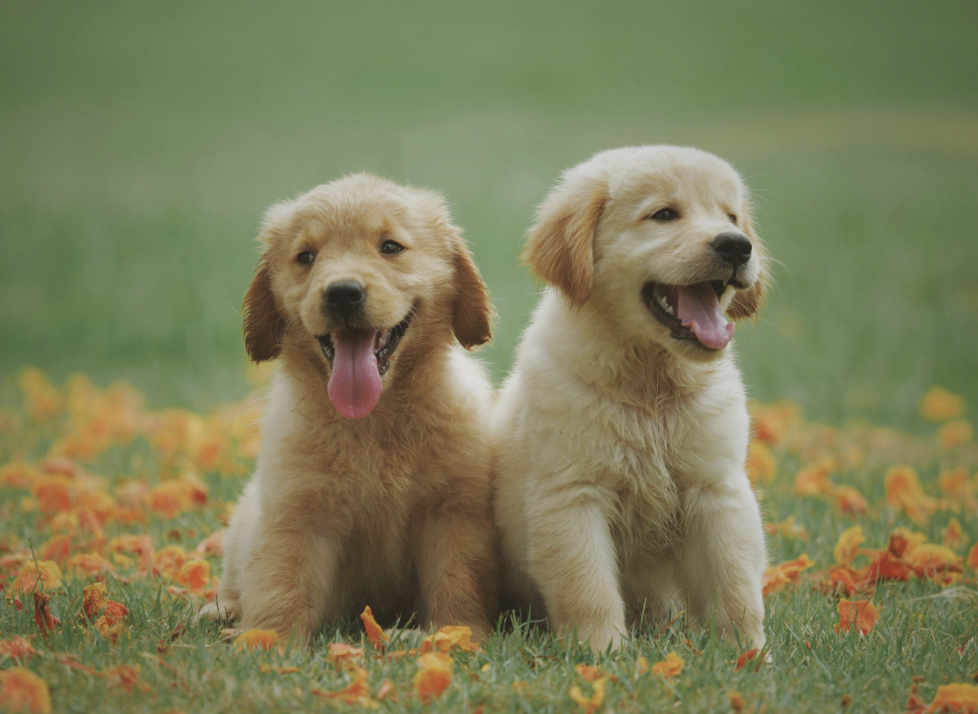
#> input picture 02_basics/data/dog1.png, 978 x 714 px
$ python 100_crop.py
#> lines starting #> are read from the running program, lines starting #| are printed output that depends on the picture
import os
import cv2

# read image
print("read image...")
image_path = os.path.join('.', 'data', 'dog1.png')
img = cv2.imread(image_path)
#> img is the input picture: shape (714, 978, 3); mean B, G, R 88.4, 125.5, 125.1

print(f"- image type : {type(img)}")
#| - image type : <class 'numpy.ndarray'>
print(f"- image type : {img.shape}")
#| - image type : (714, 978, 3)

# crop image
print("crop image...")
cropped_img = img[120:650, 150:800]  # img[ y: y + h, x: x + w ]
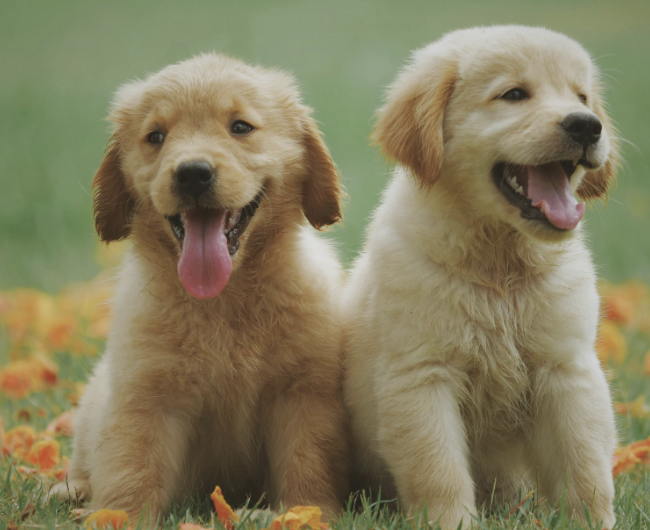
#> cropped_img: shape (530, 650, 3); mean B, G, R 94.2, 125.8, 132.7

# visualize image
print("visualize image...")
cv2.imshow('original', img)
cv2.imshow('cropped_img', cropped_img)

cv2.moveWindow('cropped_img', 400,400)

# waiting
print("- wait 2 sec")
cv2.waitKey(2000)   # waiting 2sec=2000ms
# cv2.waitKey(0)    # waiting unlimited..

cv2.destroyAllWindows()

$ run again, with 02_basics/data/dog2.png copied over 02_basics/data/dog1.png
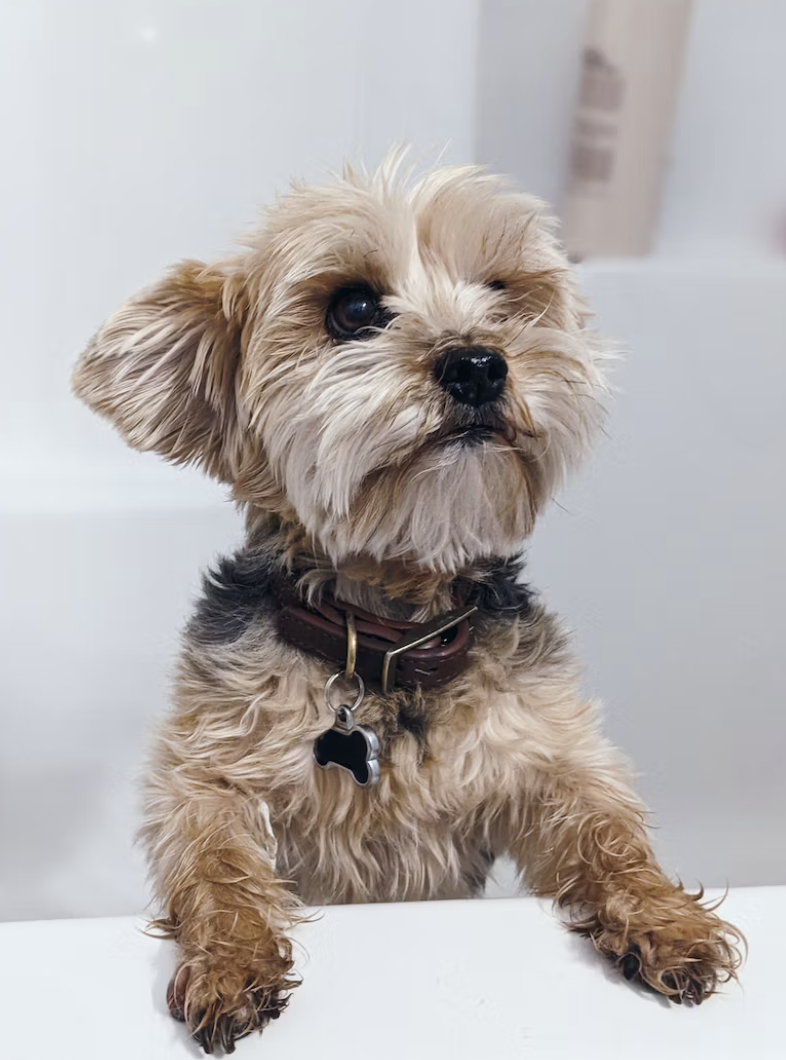
#> input picture 02_basics/data/dog2.png, 786 x 1060 px
#> img is the input picture: shape (1060, 786, 3); mean B, G, R 172.5, 174.3, 179.4
#| - image type : <class 'numpy.ndarray'>
#| - image type : (1060, 786, 3)
#> `cropped_img = img[120:650, 150:800]`:
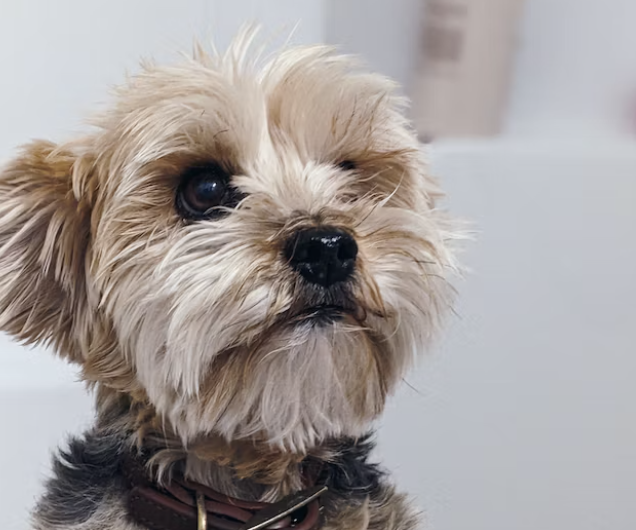
#> cropped_img: shape (530, 636, 3); mean B, G, R 156.2, 157.8, 164.1

$ run again, with 02_basics/data/basketball-player1.png copied over 02_basics/data/dog1.png
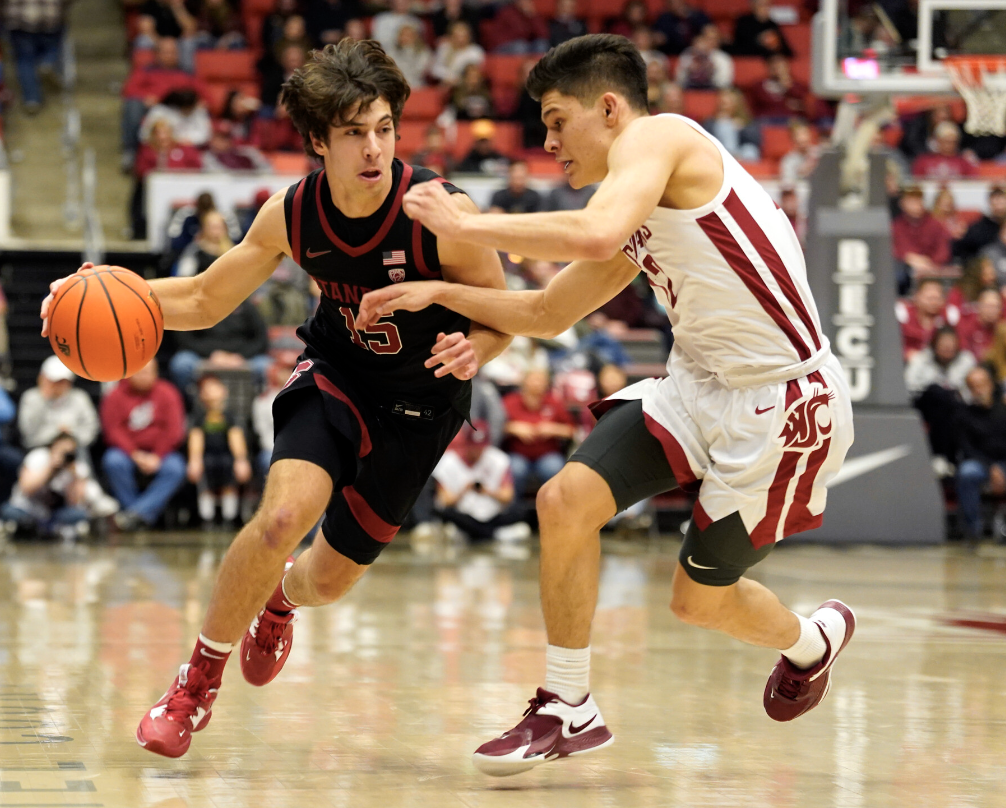
#> input picture 02_basics/data/basketball-player1.png, 1006 x 808 px
#> img is the input picture: shape (808, 1006, 3); mean B, G, R 99.3, 121.1, 147.1
#| - image type : <class 'numpy.ndarray'>
#| - image type : (808, 1006, 3)
#> `cropped_img = img[120:650, 150:800]`:
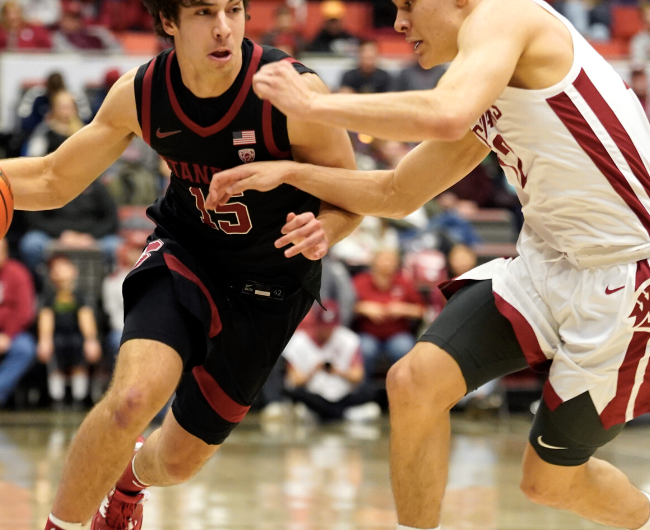
#> cropped_img: shape (530, 650, 3); mean B, G, R 92.2, 114.8, 144.5
